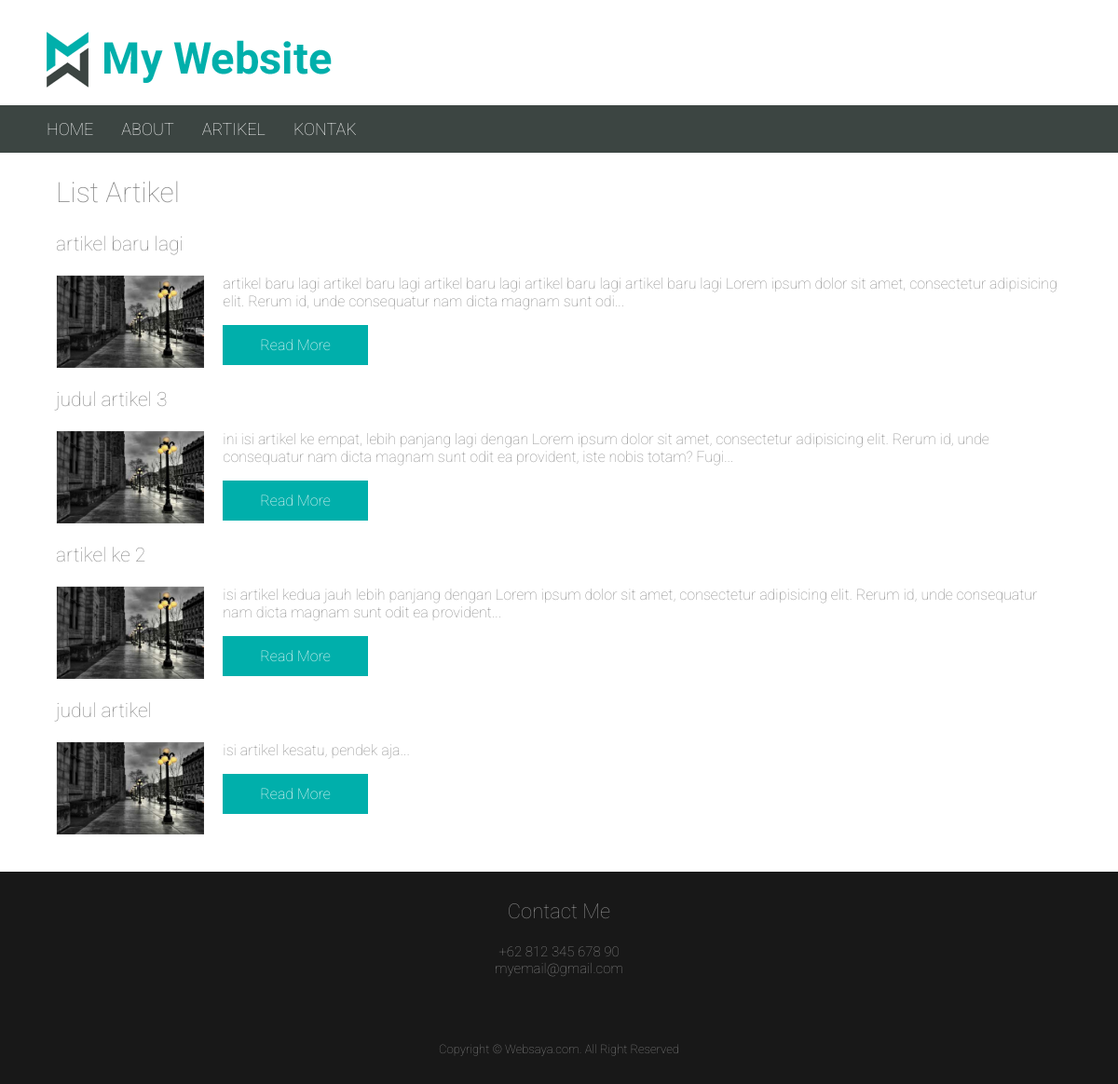
Screenshot of /public_html/artikel with the database file from the repository.
### tables this page shows
CREATE TABLE `artikel` (
  `id` int(11) NOT NULL AUTO_INCREMENT,
  `judul` varchar(255) NOT NULL,
  `isi` text NOT NULL,
  `gambar` varchar(255) DEFAULT NULL,
  `judul_gambar` varchar(255) DEFAULT NULL,
  PRIMARY KEY (`id`)
);

### public_html/apps.php (called while the page is built, shortened)
<?php
include '../app/Core/Autoloader.php';
$app = new Mvc\Core\App;
$app->init();

### app/Model/ArtikelModel.php (called while the page is built, shortened)
<?php
class ArtikelModel
{
    public static function all()
    {
        $sql = "SELECT * FROM `artikel` ORDER BY `id` DESC";
        $q = Database::$pdo->prepare($sql);
        $q->execute();
        $row = $q->fetchAll();
        return $row;
    }
}

### app/Core/Autoloader.php (called while the page is built, shortened)
<?php
spl_autoload_register(function ($class) {
    $prefix = 'Mvc\\';
    $class = str_replace($prefix, '', $class);
    $class = str_replace('\\', '/', $class);
    $base_dir = __DIR__ . '/../';
    $file = $base_dir . $class . '.php';
});

### app/View/artikel/list.php (the view, shortened to what this page needs)
<section id="content" class="list_artikel container">
	<h2 class="judul">List Artikel</h2>
	<?php foreach ($data_artikel as $row) { ?>
		<div class="item">
			<h3 class="title"><?php echo $row['judul']; ?></h3>
			<figure>
				<img src="<?php echo ASSETS_URL.'images/artikel/'.$row['gambar']; ?>" alt="<?php echo $row['judul_gambar']; ?>">
			</figure>
			<div class="description">
				<p><?php echo substr($row['isi'], 0, 200); ?>...</p>
				<a class="readmore" href="<?php echo BASE_URL.'artikel/detail/'.$row['id']; ?>">Read More</a>
			</div>
		</div>
	<?php } ?>
</section>

### app/Core/App.php (shortened to what this page needs)
<?php
class App
{
	public function __construct(){
		$db = new Database;
	}
	public function init()
	{
		$this->parseUrl();
	}
	public function parseUrl()
	{
		if (!isset($_GET['url']))
		{
			$this->loadIndex();
		} else {
			$url = filter_var($_GET['url'], FILTER_SANITIZE_URL);
			$url = trim($url, '/');
			$url = explode('/', $url);
			$class = '\Mvc\Controller\\' . ucwords($url[0]) . 'Controller';
			if (!class_exists($class))
			{
				$this->loadNotFound();
			} else {
				$controller = new $class;
				if (!isset($url[1]))
				{
					$action = 'indexAction';
				} else {
					$action = $url[1].'Action';
				}
				if (!method_exists($controller, $action))
				{
					$this->loadNotFound();
				} else {
					$controller->{$action}();
				}
			}
		}
	}
	public function loadView($filename, array $params = array())
	{
		$viewfile = VIEW_PATH . $filename .'.php';
		if (file_exists($viewfile)){
			extract($params);
			require $viewfile;
			return ob_get_clean();
		} else {
			throw new \Exception("file view " . $filename . " tidak ditemukan");
		}
	}
}

### app/Controller/ArtikelController.php (shortened to what this page needs)
<?php
class ArtikelController extends \Mvc\Core\App
{
	public function indexAction()
	{
		$artikel = ArtikelModel::all();
		$isi_halaman = $this->loadView('artikel/list', array('data_artikel' => $artikel));
		echo $this->loadView('layout/base', array('content' => $isi_halaman));
	}
}

### app/View/layout/base.php (shortened to what this page needs)
<!DOCTYPE html>
<html>
<head>
	<link rel="stylesheet" type="text/css" href="<?php echo ASSETS_URL ?>css/animate.css">
	<link rel="stylesheet" type="text/css" href="<?php echo ASSETS_URL ?>css/owl.carousel.min.css">
	<link rel="stylesheet" type="text/css" href="<?php echo ASSETS_URL ?>css/owl.theme.default.min.css">
	<link rel="stylesheet" type="text/css" href="<?php echo ASSETS_URL ?>css/style.css">
	<link rel="stylesheet" type="text/css" href="<?php echo ASSETS_URL ?>css/mobile.css">
</head>
<body>
	<header>
		<a href="<?php echo BASE_URL ?>"><img class="logo" src="<?php echo ASSETS_URL ?>images/logo.png"></a>
	</header>
	<?php echo $this->loadView('layout/menu'); ?>
	<?php echo $content; ?>
	<?php echo $this->loadView('layout/footer'); ?>
</body>
</html>

### app/View/layout/menu.php (shortened to what this page needs)
<nav id="menu">
	<ul class="desktop_menu">
		<li><a href="<?php echo BASE_URL; ?>">Home</a></li>
		<li><a href="<?php echo BASE_URL; ?>page/about">About</a></li>
		<li><a href="<?php echo BASE_URL; ?>artikel">Artikel</a></li>
		<li><a href="<?php echo BASE_URL; ?>page/contact">Kontak</a></li>
	</ul>
</nav>

### app/View/layout/footer.php
<footer id="footer">
	<h3 class="title">Contact Me</h3>
	<p>
		+62 812 345 678 90<br />
		myemail@gmail.com
	</p>
	<div class="copyright">Copyright &copy; Websaya.com. All Right Reserved</div>
</footer>

### public_html/assets/css/style.css (style rules this page uses)
body { margin: 0; padding: 0; font-family: 'Roboto', sans-serif; font-size: 18px; color: #878787; font-weight: 100; }
header { padding: 34px 50px 15px; }
#content { min-height: 400px; }
.container { width: 90%; margin: 0 auto; }
h2.judul { font-family: 'Roboto', sans-serif; font-size: 30px; font-weight: 100; }
.list_artikel .item figure { margin: 0; }
.list_artikel .item figure img { height: 100px; float: left; margin-right: 20px; }
.list_artikel .item h3.title, .list_artikel .item .description { font-weight: 100; }
.list_artikel .item .description { font-size: 16px; }
a.readmore { background: #00afab; padding: 12px 40px; text-decoration: none; color: #FFFFFF; display: inline-block; }
#footer { clear: both; background: #181818; text-align: center; color: #878787; font-size: 15px; padding: 30px; margin-top: 40px; }
#footer .title { font-size: 22px; font-weight: 100; margin-top: 0; }
#footer .copyright { font-size: 13px; margin-top: 70px; }
#menu ul.desktop_menu { list-style-type: none; margin: 0; padding: 0 0 0 35px; overflow: hidden; background-color: #3c4542; }
#menu ul.desktop_menu li { float: left; }
#menu ul.desktop_menu li a { padding: 15px; font-size: 18px; font-family: 'Roboto', sans-serif; text-transform: uppercase; color: #FFFFFF; text-decoration: none; display: block; }

### rows the page displays
artikel: judul "artikel baru lagi", gambar (picture), isi "artikel baru lagi artikel baru lagi artikel baru lagi artikel baru lagi artikel baru lagi Lorem ipsum dolor sit amet, consectetur adipisicing elit. Rerum id, unde consequatur nam dicta magnam sunt odi"
artikel: judul "judul artikel 3", gambar (picture), isi "ini isi artikel ke empat, lebih panjang lagi dengan Lorem ipsum dolor sit amet, consectetur adipisicing elit. Rerum id, unde consequatur nam dicta magnam sunt odit ea provident, iste nobis totam? Fugi"
artikel: judul "artikel ke 2", gambar (picture), isi "isi artikel kedua jauh lebih panjang dengan Lorem ipsum dolor sit amet, consectetur adipisicing elit. Rerum id, unde consequatur nam dicta magnam sunt odit ea provident"
artikel: judul "judul artikel", gambar (picture), isi "isi artikel kesatu, pendek aja"
